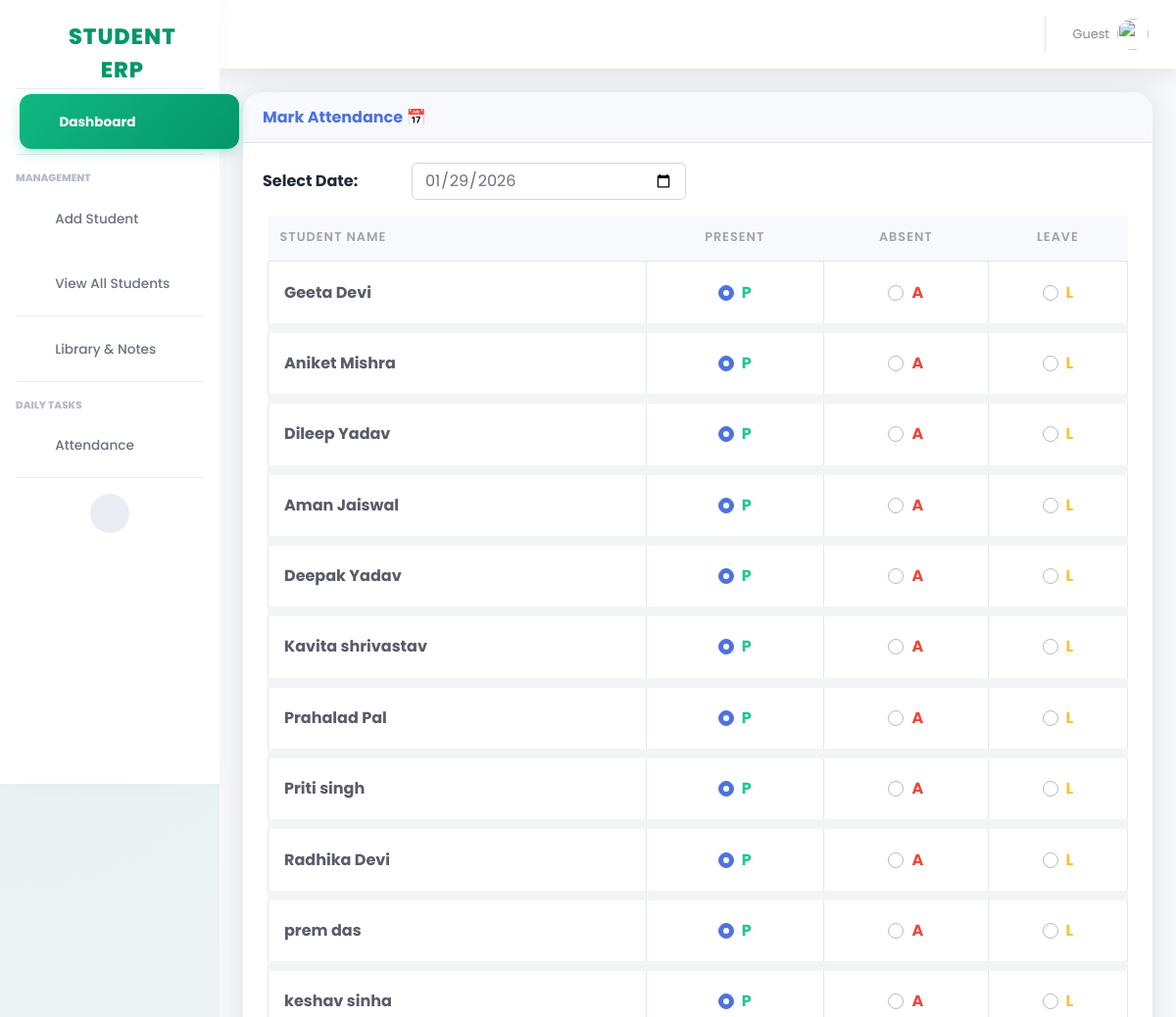
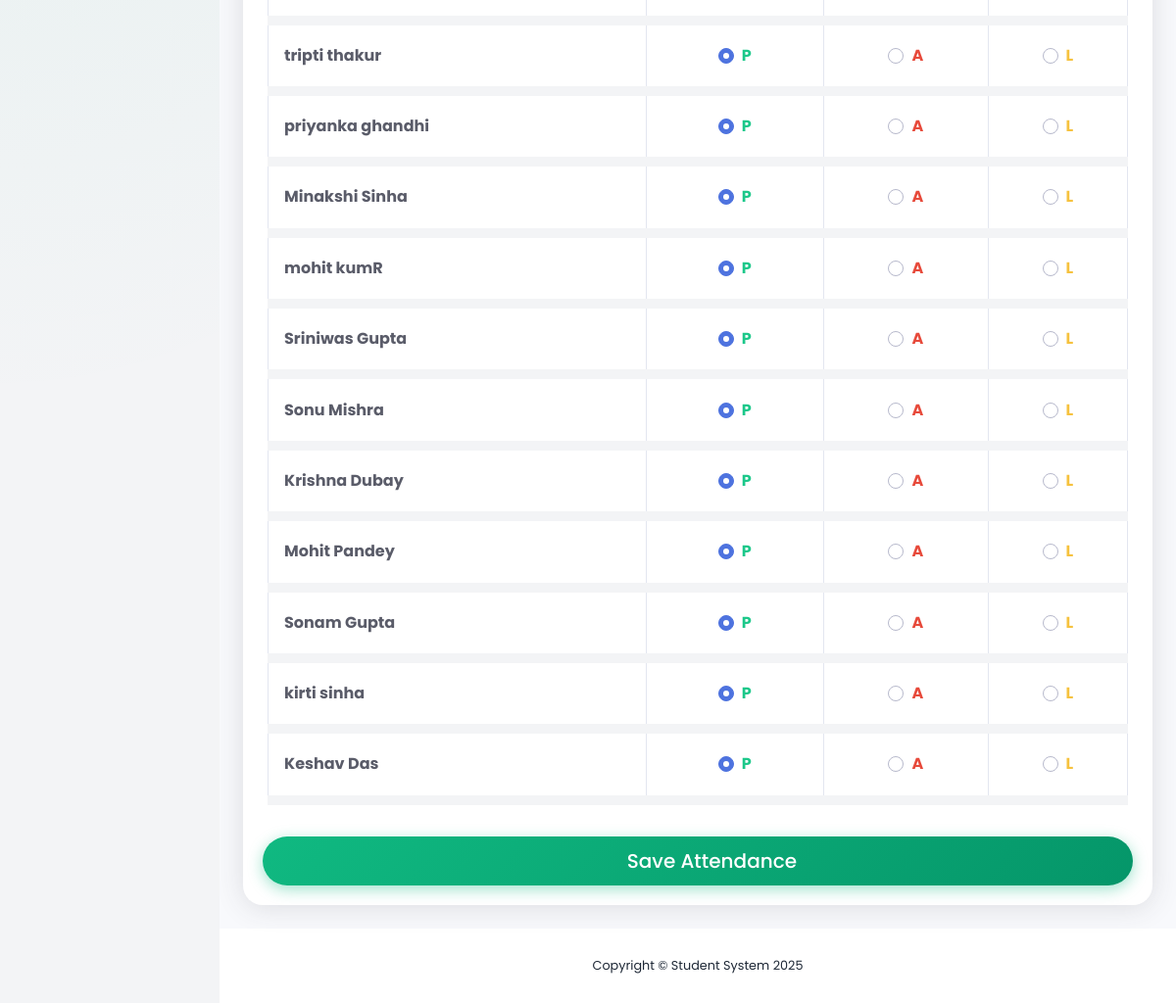
The page /attendance/ on the database its author committed (2 pictures, top to bottom).
### members/models.py (models this page shows, shortened)
class Member(models.Model):
  firstname = models.CharField(max_length=255)
  lastname = models.CharField(max_length=255)
  phone = models.IntegerField(null=True)
  joined_date = models.DateField(null=True)
  profile_pic = models.ImageField(null=True, blank=True, upload_to="images/")
  fee_total = models.IntegerField(default=0)  # Total fees (e.g. 20000)
  fee_paid = models.IntegerField(default=0)   # Ab tak kitni di hai (e.g. 5000)

### members/views.py (the view, shortened to what this page needs)
# urls.py: path('attendance/', views.attendance, name='attendance'),
def attendance(request):
    students = Member.objects.all()
    today = date.today().strftime('%Y-%m-%d') # Aaj ki date auto-fill ke liye
    return render(request, 'attendance.html', {'students': students, 'today': today})

### members/templates/attendance.html (shortened to what this page needs)
{% extends "master.html" %}
{% block content %}
<div class="card shadow mb-4">
    <div class="card-header py-3 d-flex justify-content-between align-items-center">
        <h6 class="m-0 font-weight-bold text-primary">Mark Attendance 📅</h6>
    </div>
    <div class="card-body">
        <form method="POST">
            <div class="form-group row">
                <label class="col-sm-2 col-form-label font-weight-bold">Select Date:</label>
                <div class="col-sm-4">
                    <input type="date" name="attendance_date" value="{{ today }}" class="form-control" required>
                </div>
            </div>
            <div class="table-responsive">
                <table class="table table-bordered" width="100%" cellspacing="0">
                    <thead class="bg-light">
                        <tr>
                            <th>Student Name</th>
                            <th class="text-center">Present</th>
                            <th class="text-center">Absent</th>
                            <th class="text-center">Leave</th>
                        </tr>
                    </thead>
                    <tbody>
                        {% for x in students %}
                        <tr>
                            <td class="font-weight-bold text-gray-800">
                                {{ x.firstname }} {{ x.lastname }}
                            </td>
                            <td class="text-center">
                                <div class="custom-control custom-radio">
                                    <label class="custom-control-label text-success font-weight-bold" for="p_{{x.id}}">P</label>
                                </div>
                            </td>
                            <td class="text-center">
                                <div class="custom-control custom-radio">
                                    <label class="custom-control-label text-danger font-weight-bold" for="a_{{x.id}}">A</label>
                                </div>
                            </td>
                            <td class="text-center">
                                <div class="custom-control custom-radio">
                                    <label class="custom-control-label text-warning font-weight-bold" for="l_{{x.id}}">L</label>
                                </div>
                            </td>
                        </tr>
                        {% endfor %}
                    </tbody>
                </table>
            </div>
            <button type="submit" class="btn btn-primary btn-lg btn-block mt-3">
                <i class="fas fa-save mr-2"></i> Save Attendance
            </button>
        </form>
    </div>
</div>
{% endblock %}

### members/templates/master.html (style rules this page uses)
body { font-family: 'Poppins', sans-serif !important; background-color: #f3f4f6; background-image: radial-gradient(at 0% 0%, rgba(16, 185, 129, 0.1) 0px, transparent 50%), radial-gradient(at 100% 0%, rgba(59, 130, 246, 0.1) 0px, transparent 50%); background-attachment: fixed; color: #1f2937; }
.card { background: #ffffff; border: none; border-radius: 20px; box-shadow: 0 10px 30px -5px rgba(0, 0, 0, 0.05); transition: transform 0.2s; overflow: hidden; }
.card::after { content: ''; position: absolute; top: 0; left: 0; width: 100%; height: 4px; background: linear-gradient(90deg, #10b981, #3b82f6); opacity: 0; transition: opacity 0.3s; }
.btn-primary { background: linear-gradient(135deg, #10b981 0%, #059669 100%); border: none; border-radius: 50px; padding: 10px 25px; font-weight: 500; box-shadow: 0 4px 15px rgba(16, 185, 129, 0.4); transition: all 0.3s; }
.table-responsive { padding: 0 5px; }
.table td { background: #ffffff; border-bottom: 10px solid #f3f4f6 !important; vertical-align: middle; padding: 1.2rem 1rem; }
.table tr td:first-child { border-top-left-radius: 15px; border-bottom-left-radius: 15px; }
.table tr td:last-child { border-top-right-radius: 15px; border-bottom-right-radius: 15px; }
.table thead th { border: none; color: #9ca3af; font-weight: 600; font-size: 0.8rem; text-transform: uppercase; letter-spacing: 1px; padding-bottom: 15px; }

### rows shown on the page
Member: firstname "Geeta", lastname "Devi"
Member: firstname "Aniket", lastname "Mishra"
Member: firstname "Dileep", lastname "Yadav"
Member: firstname "Aman", lastname "Jaiswal"
Member: firstname "Deepak", lastname "Yadav"
Member: firstname "Kavita", lastname "shrivastav"
Member: firstname "Prahalad", lastname "Pal"
Member: firstname "Priti", lastname "singh"
Member: firstname "Radhika", lastname "Devi"
Member: firstname "prem", lastname "das"
Member: firstname "keshav", lastname "sinha"
Member: firstname "tripti", lastname "thakur"
Member: firstname "priyanka", lastname "ghandhi"
Member: firstname "Minakshi", lastname "Sinha"
Member: firstname "mohit", lastname "kumR"
Member: firstname "Sriniwas", lastname "Gupta"
Member: firstname "Sonu", lastname "Mishra"
Member: firstname "Krishna", lastname "Dubay"
Member: firstname "Mohit", lastname "Pandey"
Member: firstname "Sonam", lastname "Gupta"
Member: firstname "kirti", lastname "sinha"
Member: firstname "Keshav", lastname "Das"
